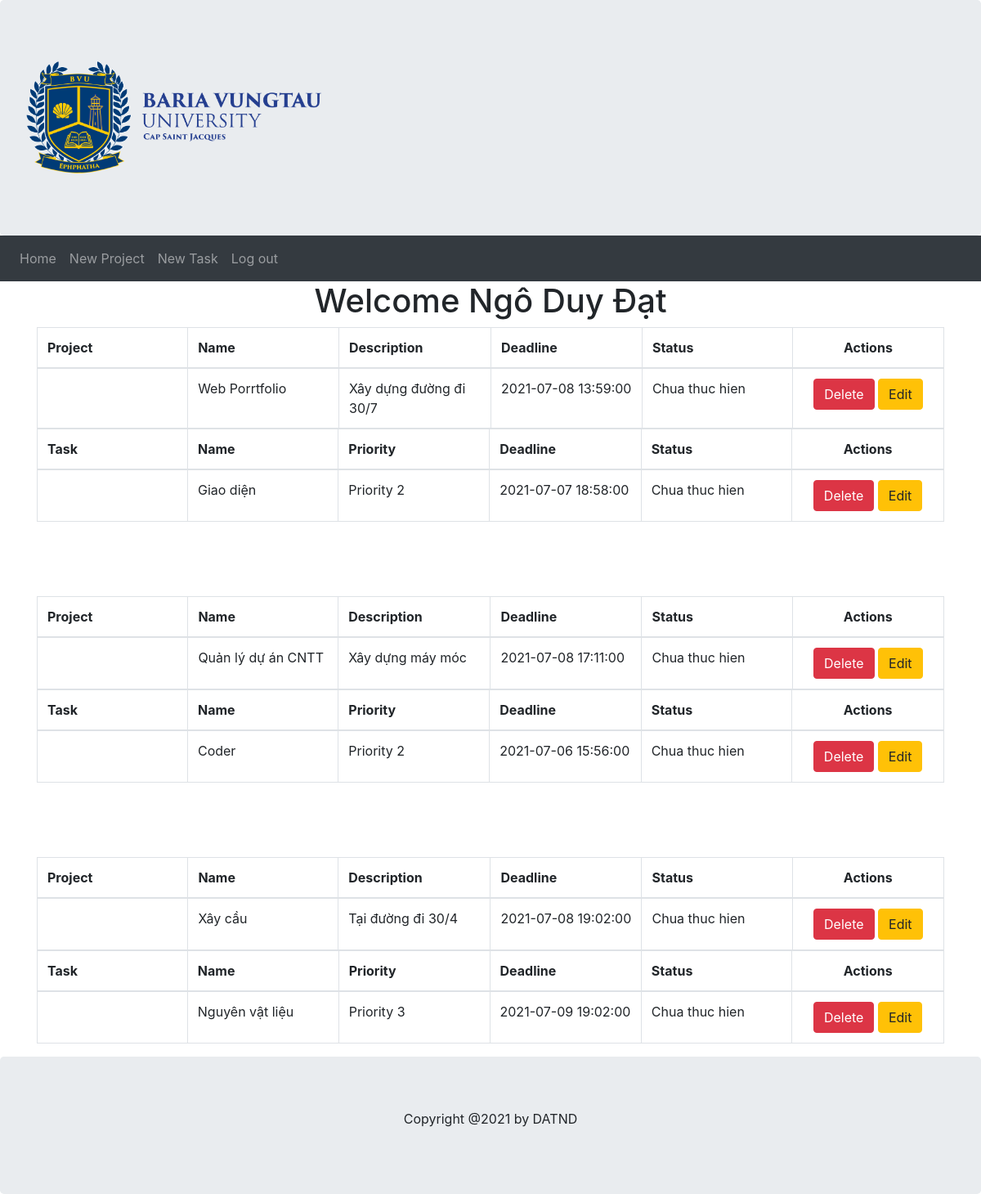
Page /userHome (signed in) on the committed database.
### models.py (models this page shows, shortened)
class User(db.Model):
    user_id = db.Column(db.Integer, Sequence('user_id_seq'), primary_key=True)
    first_name = db.Column(db.String(64), index=True, nullable=False)
    last_name = db.Column(db.String(64), index=True, nullable=False)
    email = db.Column(db.String(120), index=True, nullable=False, unique=True)
    password_hash = db.Column(db.String(128), nullable=False)
    projects = relationship('Project', back_populates='user')

class Project(db.Model):
    project_id = db.Column(db.Integer, Sequence('project_id_seq'), primary_key=True)
    project_name = db.Column(db.String(64), index=True, nullable=False)
    description = db.Column(db.String(255), nullable=False)
    project_deadline = db.Column(db.DateTime, index=True, nullable=False, unique=True)
    user_id = db.Column(db.Integer, ForeignKey('user.user_id'))
    user = relationship('User', back_populates='projects')
    status_id = db.Column(db.Integer, ForeignKey('status.status_id'))
    status = relationship('Status', back_populates='projects')
    tasks = relationship('Task', back_populates='project')

class Status(db.Model):
    status_id = db.Column(db.Integer, Sequence('status_id_seq'), primary_key=True)
    description = db.Column(db.String(255), nullable=False)
    projects = relationship('Project', back_populates='status')
    tasks = relationship('Task', back_populates='status')

class Task(db.Model):
    task_id = db.Column(db.Integer, Sequence('task_id_seq'), primary_key=True)
    description = db.Column(db.String(255), nullable=False)
    project_id = db.Column(db.Integer, ForeignKey('project.project_id'))
    project = relationship('Project', back_populates='tasks')
    status_id = db.Column(db.Integer, ForeignKey('status.status_id'))
    status = relationship('Status', back_populates='tasks')
    priority_id = db.Column(db.Integer, ForeignKey('priority.priority_id'))
    priority = relationship('Priority', back_populates='tasks')
    deadline = db.Column(db.DateTime, index=True, nullable=False, unique=True)

class Priority(db.Model):
    priority_id = db.Column(db.Integer, Sequence('priority_id_seq'), primary_key=True)
    text = db.Column(db.String(50), nullable=False)
    tasks = relationship('Task', back_populates='priority')

### main.py (the view)
@app.route('/userHome', methods=['GET','POST'])
def userhome():
    _user_id = session.get('user')
    if _user_id:
        user = db.session.query(models.User).filter_by(user_id=_user_id).first()
        return render_template('userhome.html', user = user)
    else:
        return redirect('/')

### templates/userhome.html (shortened to what this page needs)
{% extends "userbase.html" %}
{% block content %}
<div class="container">
    <div class="jumptron text-center">
      <h1>Welcome {{ user.first_name }} {{ user.last_name }} </h1>
    </div>
    <div class="jumptron" style="display: flex; flex-direction: column; gap: 75px;">
        {% if user.projects %}
            {% for project in user.projects %}
                <div class="project-container">
                    <table class="table table-bordered" style="margin-bottom: 0px;">
                        <thead>
                          <tr>
                            <th>Project</th>
                              <th>Name</th>
                              <th>Description</th>
                              <th>Deadline</th>
                              <th>Status</th>
                              <th colspan="2" class="text-center">Actions</th>
                          </tr>
                        </thead>
                        <tbody>
                            <tr class="">
                                <td></td>
                                <td>{{ project.project_name }}</td>
                                <td>{{ project.description }}</td>
                                <td>{{ project.project_deadline }}</td>
                                <td>{{ project.status.description }}</td>
                                <td class="text-center">
                                    <a href="{{ url_for('deleteProject', project_id=project.project_id) }}" class="btn btn-danger">Delete</a>
                                    <a href="{{ url_for('editProject', project_id=project.project_id) }}" class="btn btn-warning">Edit</a>
                                </td>
                            </tr>
                        </tbody>
                    </table>
                    {% if project.tasks %}
                        <table class="table table-bordered" style="">
                            <thead>
                              <tr>
                                <th>Task</th>
                                  <th>Name</th>
                                  <th>Priority</th>
                                  <th>Deadline</th>
                                  <th>Status</th>
                                  <th colspan="2" class="text-center">Actions</th>
                              </tr>
                            </thead>
                        {% for task in project.tasks %}
                            <tbody>
                                <tr class="">
                                    <td></td>
                                    <td>{{ task.description }}</td>
                                    <td>{{ task.priority.text }}</td>
                                    <td>{{ task.deadline }}</td>
                                    <td>{{ task.status.description }}</td>
                                    <td class="text-center">
                                        <a href="{{ url_for('deleteTask', task_id=task.task_id) }}" class="btn btn-danger">Delete</a>
                                        <a href="{{ url_for('editTask', task_id=task.task_id) }}" class="btn btn-warning">Edit</a>
                                    </td>
                                </tr>
                            </tbody>
                        {% endfor %}
                        </table>
                    {% else %}
                        <h5 style="padding-top: 15px;">No Task.</h5>
                    {% endif %}
                </div>
            {% endfor %}
        {% else %}
            <div class="alert alert-warning text-center">
                <h4>You dont have any project in list.</h4>
                <p class="lead"></p>
              <p><a class="btn btn-lg btn-success" href="/newProject">New Project</a></p>
            </div>
        {% endif %}
    </div>
</div>
{% endblock %}

### templates/userbase.html (shortened to what this page needs)
<!DOCTYPE html>
<html lang="en">
<head>
  <link href="../static/bootstrap-4.0.0-dist/css/bootstrap.min.css" rel="stylesheet">
</head>
<body>
    <div class="jumbotron" style="margin-bottom:0">
      <a class="navbar-brand" href="/userHome">
        <img src="../static/img/bvu.png" alt="logo" style="height:150px">
      </a>
    </div>
    <nav class="navbar navbar-expand-sm bg-dark navbar-dark">
        <ul class="navbar-nav" >
            <li class="nav-item">
                <a class="nav-link" href="#">Home</a>
            </li>
             <li class="nav-item">
                <a class="nav-link" href="/newProject">New Project</a>
            </li>
            <li class="nav-item">
                <a class="nav-link" href="/newTask">New Task</a>
            </li>
            <li class="nav-item">
                <a class="nav-link" href="/logOut">Log out</a>
            </li>
        </ul>
    </nav>
    {% block content %}{% endblock %}
    <div class="jumbotron text-center" style="margin-bottom:0">
        <p>Copyright @2021 by DATND</p>
    </div>
</body>
</html>

### templates/userhome.html (style rules this page uses)
.table td { width: 190px; }

### rows in the picture
User: first_name "Ngô Duy", last_name "Đạt"
Project: project_name "Web Porrtfolio", description "Xây dựng đường đi 30/7", project_deadline "2021-07-08 13:59:00", status.description "Chua thuc hien"
Task: description "Giao diện", priority.text "Priority 2", deadline "2021-07-07 18:58:00", status.description "Chua thuc hien"
Project: project_name "Quản lý dự án CNTT", description "Xây dựng máy móc", project_deadline "2021-07-08 17:11:00", status.description "Chua thuc hien"
Task: description "Coder", priority.text "Priority 2", deadline "2021-07-06 15:56:00", status.description "Chua thuc hien"
Project: project_name "Xây cầu", description "Tại đường đi 30/4", project_deadline "2021-07-08 19:02:00", status.description "Chua thuc hien"
Task: description "Nguyên vật liệu", priority.text "Priority 3", deadline "2021-07-09 19:02:00", status.description "Chua thuc hien"
